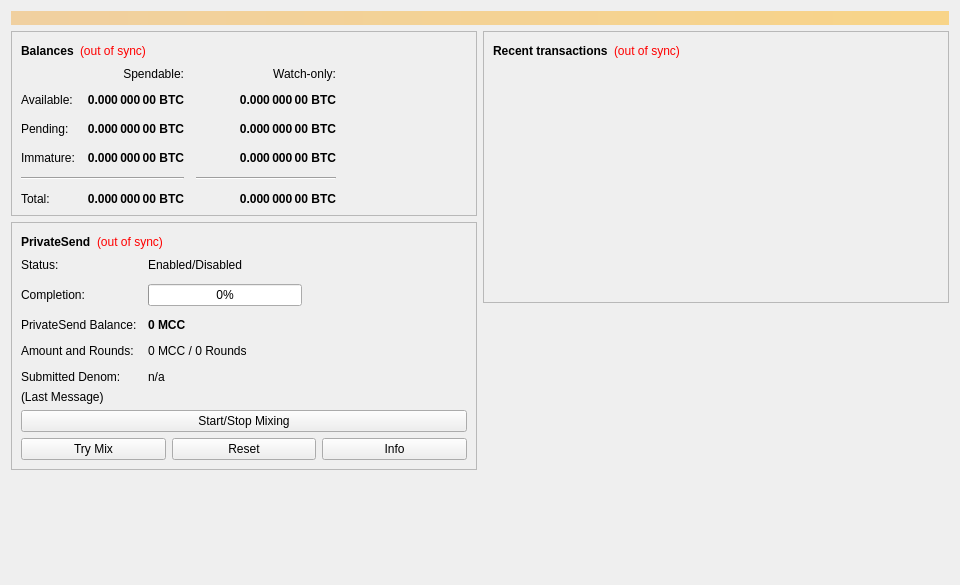
<?xml version="1.0" encoding="UTF-8"?>
<ui version="4.0">
 <class>OverviewPage</class>
 <widget class="QWidget" name="OverviewPage">
  <property name="geometry">
   <rect>
    <x>0</x>
    <y>0</y>
    <width>960</width>
    <height>585</height>
   </rect>
  </property>
  <property name="minimumSize">
   <size>
    <width>960</width>
    <height>0</height>
   </size>
  </property>
  <property name="windowTitle">
   <string>Form</string>
  </property>
  <layout class="QVBoxLayout" name="topLayout">
   <item>
    <widget class="QLabel" name="labelAlerts">
     <property name="visible">
      <bool>false</bool>
     </property>
     <property name="styleSheet">
      <string notr="true">background-color: qlineargradient(x1: 0, y1: 0, x2: 1, y2: 0, stop:0 #F0D0A0, stop:1 #F8D488); color:#000000;</string>
     </property>
     <property name="wordWrap">
      <bool>true</bool>
     </property>
     <property name="margin">
      <number>3</number>
     </property>
    </widget>
   </item>
   <item>
    <layout class="QHBoxLayout" name="horizontalLayout" stretch="1,1">
     <item>
      <layout class="QVBoxLayout" name="verticalLayout_2">
       <item>
        <widget class="QFrame" name="frame">
         <property name="frameShape">
          <enum>QFrame::StyledPanel</enum>
         </property>
         <property name="frameShadow">
          <enum>QFrame::Raised</enum>
         </property>
         <layout class="QVBoxLayout" name="verticalLayout_4">
          <item>
           <layout class="QHBoxLayout" name="horizontalLayout_4">
            <item>
             <widget class="QLabel" name="label_5">
              <property name="font">
               <font>
                <weight>75</weight>
                <bold>true</bold>
               </font>
              </property>
              <property name="text">
               <string>Balances</string>
              </property>
             </widget>
            </item>
            <item>
             <widget class="QLabel" name="labelWalletStatus">
              <property name="toolTip">
               <string>The displayed information may be out of date. Your wallet automatically synchronizes with the MonacoCoin network after a connection is established, but this process has not completed yet.</string>
              </property>
              <property name="styleSheet">
               <string notr="true">QLabel { color: red; }</string>
              </property>
              <property name="text">
               <string notr="true">(out of sync)</string>
              </property>
              <property name="alignment">
               <set>Qt::AlignLeading|Qt::AlignLeft|Qt::AlignVCenter</set>
              </property>
             </widget>
            </item>
            <item>
             <spacer name="horizontalSpacer_3">
              <property name="orientation">
               <enum>Qt::Horizontal</enum>
              </property>
              <property name="sizeHint" stdset="0">
               <size>
                <width>40</width>
                <height>20</height>
               </size>
              </property>
             </spacer>
            </item>
           </layout>
          </item>
          <item>
           <layout class="QGridLayout" name="gridLayout">
            <property name="spacing">
             <number>12</number>
            </property>
            <item row="2" column="2">
             <widget class="QLabel" name="labelWatchPending">
              <property name="font">
               <font>
                <weight>75</weight>
                <bold>true</bold>
               </font>
              </property>
              <property name="cursor">
               <cursorShape>IBeamCursor</cursorShape>
              </property>
              <property name="toolTip">
               <string>Unconfirmed transactions to watch-only addresses</string>
              </property>
              <property name="text">
               <string notr="true">0.000 000 00 BTC</string>
              </property>
              <property name="alignment">
               <set>Qt::AlignRight|Qt::AlignTrailing|Qt::AlignVCenter</set>
              </property>
              <property name="textInteractionFlags">
               <set>Qt::LinksAccessibleByMouse|Qt::TextSelectableByKeyboard|Qt::TextSelectableByMouse</set>
              </property>
             </widget>
            </item>
            <item row="2" column="1">
             <widget class="QLabel" name="labelUnconfirmed">
              <property name="font">
               <font>
                <weight>75</weight>
                <bold>true</bold>
               </font>
              </property>
              <property name="cursor">
               <cursorShape>IBeamCursor</cursorShape>
              </property>
              <property name="toolTip">
               <string>Total of transactions that have yet to be confirmed, and do not yet count toward the spendable balance</string>
              </property>
              <property name="text">
               <string notr="true">0.000 000 00 BTC</string>
              </property>
              <property name="alignment">
               <set>Qt::AlignRight|Qt::AlignTrailing|Qt::AlignVCenter</set>
              </property>
              <property name="textInteractionFlags">
               <set>Qt::LinksAccessibleByMouse|Qt::TextSelectableByKeyboard|Qt::TextSelectableByMouse</set>
              </property>
             </widget>
            </item>
            <item row="3" column="2">
             <widget class="QLabel" name="labelWatchImmature">
              <property name="font">
               <font>
                <weight>75</weight>
                <bold>true</bold>
               </font>
              </property>
              <property name="cursor">
               <cursorShape>IBeamCursor</cursorShape>
              </property>
              <property name="toolTip">
               <string>Mined balance in watch-only addresses that has not yet matured</string>
              </property>
              <property name="text">
               <string notr="true">0.000 000 00 BTC</string>
              </property>
              <property name="alignment">
               <set>Qt::AlignRight|Qt::AlignTrailing|Qt::AlignVCenter</set>
              </property>
              <property name="textInteractionFlags">
               <set>Qt::LinksAccessibleByMouse|Qt::TextSelectableByKeyboard|Qt::TextSelectableByMouse</set>
              </property>
             </widget>
            </item>
            <item row="4" column="0" colspan="2">
             <widget class="Line" name="lineSpendableBalance">
              <property name="orientation">
               <enum>Qt::Horizontal</enum>
              </property>
             </widget>
            </item>
            <item row="4" column="2">
             <widget class="Line" name="lineWatchBalance">
              <property name="sizePolicy">
               <sizepolicy hsizetype="Preferred" vsizetype="Fixed">
                <horstretch>0</horstretch>
                <verstretch>0</verstretch>
               </sizepolicy>
              </property>
              <property name="minimumSize">
               <size>
                <width>140</width>
                <height>0</height>
               </size>
              </property>
              <property name="orientation">
               <enum>Qt::Horizontal</enum>
              </property>
             </widget>
            </item>
            <item row="5" column="0">
             <widget class="QLabel" name="labelTotalText">
              <property name="text">
               <string>Total:</string>
              </property>
             </widget>
            </item>
            <item row="3" column="1">
             <widget class="QLabel" name="labelImmature">
              <property name="font">
               <font>
                <weight>75</weight>
                <bold>true</bold>
               </font>
              </property>
              <property name="cursor">
               <cursorShape>IBeamCursor</cursorShape>
              </property>
              <property name="toolTip">
               <string>Mined balance that has not yet matured</string>
              </property>
              <property name="text">
               <string notr="true">0.000 000 00 BTC</string>
              </property>
              <property name="alignment">
               <set>Qt::AlignRight|Qt::AlignTrailing|Qt::AlignVCenter</set>
              </property>
              <property name="textInteractionFlags">
               <set>Qt::LinksAccessibleByMouse|Qt::TextSelectableByKeyboard|Qt::TextSelectableByMouse</set>
              </property>
             </widget>
            </item>
            <item row="2" column="3">
             <spacer name="horizontalSpacer_2">
              <property name="orientation">
               <enum>Qt::Horizontal</enum>
              </property>
              <property name="sizeHint" stdset="0">
               <size>
                <width>40</width>
                <height>20</height>
               </size>
              </property>
             </spacer>
            </item>
            <item row="3" column="0">
             <widget class="QLabel" name="labelImmatureText">
              <property name="text">
               <string>Immature:</string>
              </property>
             </widget>
            </item>
            <item row="5" column="1">
             <widget class="QLabel" name="labelTotal">
              <property name="font">
               <font>
                <weight>75</weight>
                <bold>true</bold>
               </font>
              </property>
              <property name="cursor">
               <cursorShape>IBeamCursor</cursorShape>
              </property>
              <property name="toolTip">
               <string>Your current total balance</string>
              </property>
              <property name="text">
               <string notr="true">0.000 000 00 BTC</string>
              </property>
              <property name="alignment">
               <set>Qt::AlignRight|Qt::AlignTrailing|Qt::AlignVCenter</set>
              </property>
              <property name="textInteractionFlags">
               <set>Qt::LinksAccessibleByMouse|Qt::TextSelectableByKeyboard|Qt::TextSelectableByMouse</set>
              </property>
             </widget>
            </item>
            <item row="5" column="2">
             <widget class="QLabel" name="labelWatchTotal">
              <property name="font">
               <font>
                <weight>75</weight>
                <bold>true</bold>
               </font>
              </property>
              <property name="cursor">
               <cursorShape>IBeamCursor</cursorShape>
              </property>
              <property name="toolTip">
               <string>Current total balance in watch-only addresses</string>
              </property>
              <property name="text">
               <string notr="true">0.000 000 00 BTC</string>
              </property>
              <property name="alignment">
               <set>Qt::AlignRight|Qt::AlignTrailing|Qt::AlignVCenter</set>
              </property>
              <property name="textInteractionFlags">
               <set>Qt::LinksAccessibleByMouse|Qt::TextSelectableByKeyboard|Qt::TextSelectableByMouse</set>
              </property>
             </widget>
            </item>
            <item row="0" column="2">
             <widget class="QLabel" name="labelWatchonly">
              <property name="text">
               <string>Watch-only:</string>
              </property>
              <property name="alignment">
               <set>Qt::AlignRight|Qt::AlignTrailing|Qt::AlignVCenter</set>
              </property>
             </widget>
            </item>
            <item row="1" column="0">
             <widget class="QLabel" name="labelBalanceText">
              <property name="text">
               <string>Available:</string>
              </property>
             </widget>
            </item>
            <item row="1" column="1">
             <widget class="QLabel" name="labelBalance">
              <property name="font">
               <font>
                <weight>75</weight>
                <bold>true</bold>
               </font>
              </property>
              <property name="cursor">
               <cursorShape>IBeamCursor</cursorShape>
              </property>
              <property name="toolTip">
               <string>Your current spendable balance</string>
              </property>
              <property name="text">
               <string notr="true">0.000 000 00 BTC</string>
              </property>
              <property name="alignment">
               <set>Qt::AlignRight|Qt::AlignTrailing|Qt::AlignVCenter</set>
              </property>
              <property name="textInteractionFlags">
               <set>Qt::LinksAccessibleByMouse|Qt::TextSelectableByKeyboard|Qt::TextSelectableByMouse</set>
              </property>
             </widget>
            </item>
            <item row="1" column="2">
             <widget class="QLabel" name="labelWatchAvailable">
              <property name="font">
               <font>
                <weight>75</weight>
                <bold>true</bold>
               </font>
              </property>
              <property name="cursor">
               <cursorShape>IBeamCursor</cursorShape>
              </property>
              <property name="toolTip">
               <string>Your current balance in watch-only addresses</string>
              </property>
              <property name="text">
               <string notr="true">0.000 000 00 BTC</string>
              </property>
              <property name="alignment">
               <set>Qt::AlignRight|Qt::AlignTrailing|Qt::AlignVCenter</set>
              </property>
              <property name="textInteractionFlags">
               <set>Qt::LinksAccessibleByMouse|Qt::TextSelectableByKeyboard|Qt::TextSelectableByMouse</set>
              </property>
             </widget>
            </item>
            <item row="2" column="0">
             <widget class="QLabel" name="labelPendingText">
              <property name="text">
               <string>Pending:</string>
              </property>
             </widget>
            </item>
            <item row="0" column="1">
             <widget class="QLabel" name="labelSpendable">
              <property name="text">
               <string>Spendable:</string>
              </property>
              <property name="alignment">
               <set>Qt::AlignRight|Qt::AlignTrailing|Qt::AlignVCenter</set>
              </property>
             </widget>
            </item>
           </layout>
          </item>
         </layout>
        </widget>
       </item>
       <item>
        <widget class="QFrame" name="framePrivateSend">
         <property name="layoutDirection">
          <enum>Qt::LeftToRight</enum>
         </property>
         <property name="frameShape">
          <enum>QFrame::StyledPanel</enum>
         </property>
         <property name="frameShadow">
          <enum>QFrame::Raised</enum>
         </property>
         <layout class="QVBoxLayout" name="VerticalLayout_PS1">
          <item>
           <layout class="QHBoxLayout" name="horizontalLayout_5">
            <item>
             <widget class="QLabel" name="labelPrivateSendHeader">
              <property name="font">
               <font>
                <weight>75</weight>
                <bold>true</bold>
               </font>
              </property>
              <property name="text">
               <string>PrivateSend</string>
              </property>
             </widget>
            </item>
            <item>
             <widget class="QLabel" name="labelPrivateSendSyncStatus">
              <property name="toolTip">
               <string>The displayed information may be out of date. Your wallet automatically synchronizes with the MonacoCoin network after a connection is established, but this process has not completed yet.</string>
              </property>
              <property name="styleSheet">
               <string notr="true">QLabel { color: red; }</string>
              </property>
              <property name="text">
               <string notr="true">(out of sync)</string>
              </property>
              <property name="alignment">
               <set>Qt::AlignLeading|Qt::AlignLeft|Qt::AlignVCenter</set>
              </property>
             </widget>
            </item>
            <item>
             <spacer name="horizontalSpacer_4">
              <property name="orientation">
               <enum>Qt::Horizontal</enum>
              </property>
              <property name="sizeHint" stdset="0">
               <size>
                <width>40</width>
                <height>20</height>
               </size>
              </property>
             </spacer>
            </item>
           </layout>
          </item>
          <item>
           <layout class="QFormLayout" name="privateSendFormLayout">
            <property name="fieldGrowthPolicy">
             <enum>QFormLayout::AllNonFixedFieldsGrow</enum>
            </property>
            <property name="horizontalSpacing">
             <number>11</number>
            </property>
            <property name="verticalSpacing">
             <number>12</number>
            </property>
            <item row="0" column="0">
             <widget class="QLabel" name="labelPrivateSendEnabledText">
              <property name="text">
               <string>Status:</string>
              </property>
             </widget>
            </item>
            <item row="0" column="1">
             <widget class="QLabel" name="labelPrivateSendEnabled">
              <property name="text">
               <string>Enabled/Disabled</string>
              </property>
             </widget>
            </item>
            <item row="1" column="0">
             <widget class="QLabel" name="labelCompletitionText">
              <property name="text">
               <string>Completion:</string>
              </property>
             </widget>
            </item>
            <item row="1" column="1">
             <widget class="QProgressBar" name="privateSendProgress">
              <property name="maximumSize">
               <size>
                <width>154</width>
                <height>16777215</height>
               </size>
              </property>
              <property name="value">
               <number>0</number>
              </property>
             </widget>
            </item>
            <item row="2" column="0">
             <widget class="QLabel" name="labelAnonymizedText">
              <property name="text">
               <string>PrivateSend Balance:</string>
              </property>
             </widget>
            </item>
            <item row="2" column="1">
             <widget class="QLabel" name="labelAnonymized">
              <property name="font">
               <font>
                <weight>75</weight>
                <bold>true</bold>
               </font>
              </property>
              <property name="text">
               <string notr="true">0 MCC</string>
              </property>
             </widget>
            </item>
            <item row="3" column="0">
             <widget class="QLabel" name="labelAmountAndRoundsText">
              <property name="text">
               <string>Amount and Rounds:</string>
              </property>
             </widget>
            </item>
            <item row="3" column="1">
             <widget class="QLabel" name="labelAmountRounds">
              <property name="text">
               <string>0 MCC / 0 Rounds</string>
              </property>
             </widget>
            </item>
            <item row="4" column="0">
             <widget class="QLabel" name="labelSubmittedDenomText">
              <property name="text">
               <string>Submitted Denom:</string>
              </property>
             </widget>
            </item>
            <item row="4" column="1">
             <widget class="QLabel" name="labelSubmittedDenom">
              <property name="toolTip">
               <string>The denominations you submitted to the Masternode.&lt;br&gt;To mix, other users must submit the exact same denominations.</string>
              </property>
              <property name="text">
               <string>n/a</string>
              </property>
             </widget>
            </item>
           </layout>
          </item>
          <item>
           <layout class="QVBoxLayout" name="VerticalLayout_PS">
            <item>
             <widget class="QLabel" name="labelPrivateSendLastMessage">
              <property name="text">
               <string>(Last Message)</string>
              </property>
              <property name="alignment">
               <set>Qt::AlignLeading|Qt::AlignLeft|Qt::AlignTop</set>
              </property>
              <property name="wordWrap">
               <bool>true</bool>
              </property>
             </widget>
            </item>
            <item>
             <widget class="QPushButton" name="togglePrivateSend">
              <property name="sizePolicy">
               <sizepolicy hsizetype="MinimumExpanding" vsizetype="Fixed">
                <horstretch>0</horstretch>
                <verstretch>0</verstretch>
               </sizepolicy>
              </property>
              <property name="text">
               <string>Start/Stop Mixing</string>
              </property>
             </widget>
            </item>
            <item>
             <layout class="QHBoxLayout" name="horizontalLayout_debugbuttons">
              <item>
               <widget class="QPushButton" name="privateSendAuto">
                <property name="sizePolicy">
                 <sizepolicy hsizetype="MinimumExpanding" vsizetype="Fixed">
                  <horstretch>0</horstretch>
                  <verstretch>0</verstretch>
                 </sizepolicy>
                </property>
                <property name="toolTip">
                 <string>Try to manually submit a PrivateSend request.</string>
                </property>
                <property name="text">
                 <string>Try Mix</string>
                </property>
               </widget>
              </item>
              <item>
               <widget class="QPushButton" name="privateSendReset">
                <property name="sizePolicy">
                 <sizepolicy hsizetype="MinimumExpanding" vsizetype="Fixed">
                  <horstretch>0</horstretch>
                  <verstretch>0</verstretch>
                 </sizepolicy>
                </property>
                <property name="toolTip">
                 <string>Reset the current status of PrivateSend (can interrupt PrivateSend if it's in the process of Mixing, which can cost you money!)</string>
                </property>
                <property name="autoFillBackground">
                 <bool>false</bool>
                </property>
                <property name="text">
                 <string>Reset</string>
                </property>
               </widget>
              </item>
              <item>
               <widget class="QPushButton" name="privateSendInfo">
                <property name="sizePolicy">
                 <sizepolicy hsizetype="MinimumExpanding" vsizetype="Fixed">
                  <horstretch>0</horstretch>
                  <verstretch>0</verstretch>
                 </sizepolicy>
                </property>
                <property name="toolTip">
                 <string>Information about PrivateSend and Mixing</string>
                </property>
                <property name="text">
                 <string>Info</string>
                </property>
               </widget>
              </item>
             </layout>
            </item>
           </layout>
          </item>
         </layout>
        </widget>
       </item>
       <item>
        <spacer name="verticalSpacer">
         <property name="orientation">
          <enum>Qt::Vertical</enum>
         </property>
         <property name="sizeHint" stdset="0">
          <size>
           <width>20</width>
           <height>40</height>
          </size>
         </property>
        </spacer>
       </item>
      </layout>
     </item>
     <item>
      <layout class="QVBoxLayout" name="verticalLayout_3">
       <item>
        <widget class="QFrame" name="frame_2">
         <property name="frameShape">
          <enum>QFrame::StyledPanel</enum>
         </property>
         <property name="frameShadow">
          <enum>QFrame::Raised</enum>
         </property>
         <layout class="QVBoxLayout" name="verticalLayout">
          <item>
           <layout class="QHBoxLayout" name="horizontalLayout_2">
            <item>
             <widget class="QLabel" name="label_4">
              <property name="font">
               <font>
                <weight>75</weight>
                <bold>true</bold>
               </font>
              </property>
              <property name="text">
               <string>Recent transactions</string>
              </property>
             </widget>
            </item>
            <item>
             <widget class="QLabel" name="labelTransactionsStatus">
              <property name="toolTip">
               <string>The displayed information may be out of date. Your wallet automatically synchronizes with the MonacoCoin network after a connection is established, but this process has not completed yet.</string>
              </property>
              <property name="styleSheet">
               <string notr="true">QLabel { color: red; }</string>
              </property>
              <property name="text">
               <string notr="true">(out of sync)</string>
              </property>
              <property name="alignment">
               <set>Qt::AlignLeading|Qt::AlignLeft|Qt::AlignVCenter</set>
              </property>
             </widget>
            </item>
            <item>
             <spacer name="horizontalSpacer">
              <property name="orientation">
               <enum>Qt::Horizontal</enum>
              </property>
              <property name="sizeHint" stdset="0">
               <size>
                <width>40</width>
                <height>20</height>
               </size>
              </property>
             </spacer>
            </item>
           </layout>
          </item>
          <item>
           <widget class="QListView" name="listTransactions">
            <property name="styleSheet">
             <string notr="true">QListView { background: transparent; }</string>
            </property>
            <property name="frameShape">
             <enum>QFrame::NoFrame</enum>
            </property>
            <property name="verticalScrollBarPolicy">
             <enum>Qt::ScrollBarAlwaysOff</enum>
            </property>
            <property name="horizontalScrollBarPolicy">
             <enum>Qt::ScrollBarAlwaysOff</enum>
            </property>
            <property name="selectionMode">
             <enum>QAbstractItemView::NoSelection</enum>
            </property>
           </widget>
          </item>
         </layout>
        </widget>
       </item>
       <item>
        <spacer name="verticalSpacer_2">
         <property name="orientation">
          <enum>Qt::Vertical</enum>
         </property>
         <property name="sizeHint" stdset="0">
          <size>
           <width>20</width>
           <height>40</height>
          </size>
         </property>
        </spacer>
       </item>
      </layout>
     </item>
    </layout>
   </item>
  </layout>
 </widget>
 <resources/>
 <connections/>
</ui>
